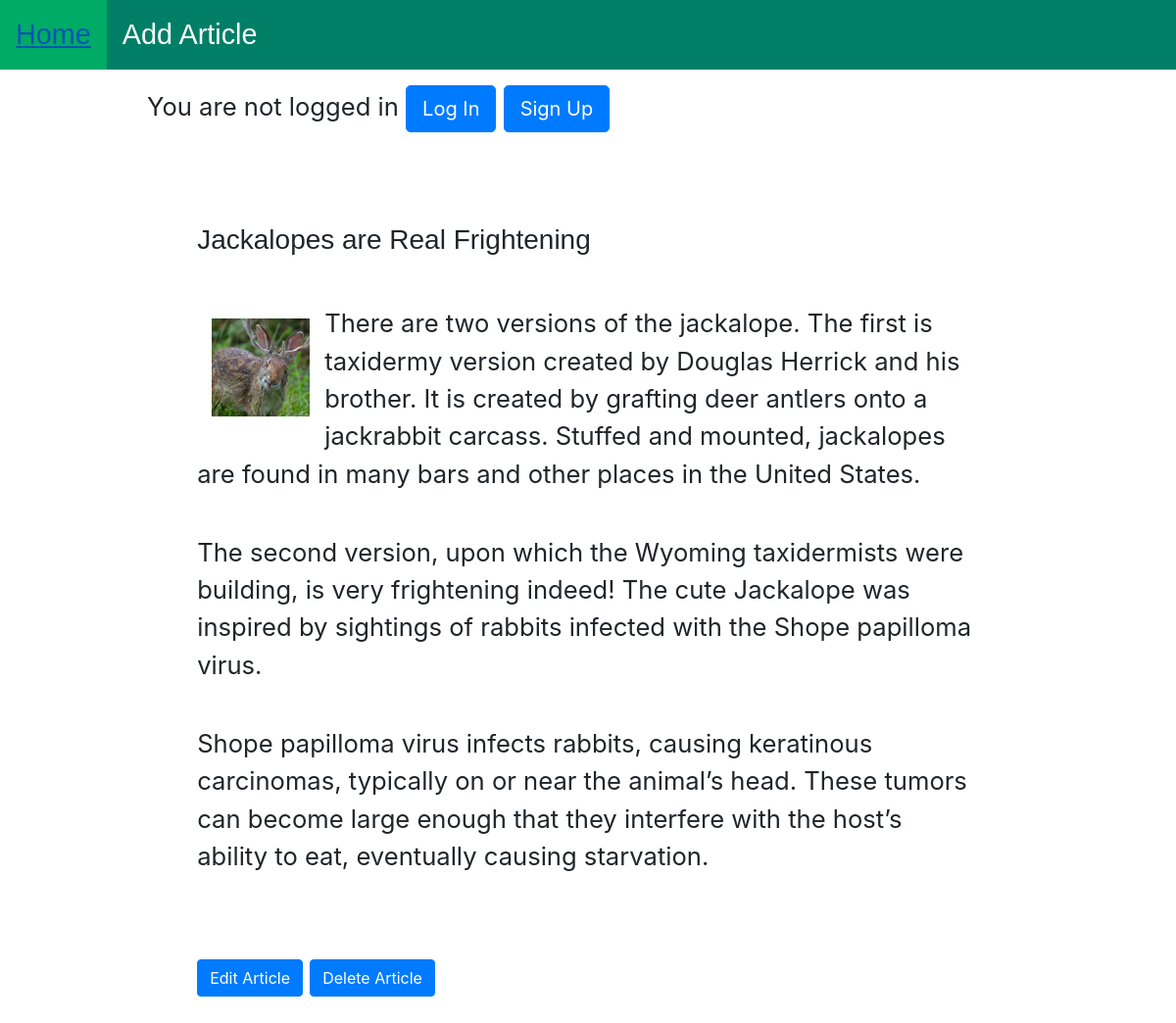
Screenshot of /article/2/ with the database file from the repository.
### articles/models.py (models this page shows, shortened)
class Article(models.Model):
    title = models.CharField(max_length=200)
    text = models.TextField()
    author = models.ForeignKey(
    'auth.User',
    on_delete = models.CASCADE,
    default = 1,
    )
    photo = models.ImageField(upload_to="gallary", default='drop-bear.png')

### articles/views.py (the view)
# urls.py: path('article/<int:pk>/', ArticleDetailView.as_view(), name='article_detail'),
class ArticleDetailView(DetailView):
    model = Article
    template_name = 'article_detail.html'

### templates/article_detail.html
{% extends 'base.html' %}
{% block content %}
<main>
  <section>
    <h3>{{ article.title }}</h3>
    <article>
      <img src="{{ article.photo.url }}" alt="{{ article.title }}" class="art-img">
      <p>{{ article.text|linebreaks }}</p>
    </article>
    <a href="{% url 'article_edit' article.pk %}" class="btn btn-primary btn-bg">Edit Article</a>
    <a href="{% url 'article_delete' article.pk %}" class="btn btn-primary btn-bg">Delete Article</a>
  </section>
</main>
{% endblock content %}

### static/css/base.css (style rules this page uses)
* { margin: 0; padding: 0; }
body { background-color: gray; font-size: 62.5%; padding: 0; margin: 0; }
main { padding: 2em; position: relative; }
p { padding: 0 0 1em 0; }
main { padding: 2em; }
.art-img { float: left; margin: 55px 15px 15px 15px; height: 100px; width: 100px; }
h3 { margin-bottom: 1em; font-family: Arial, Helvetica, sans-serif; }
a:link { text-decoration: none; }

### rows the page displays
Article: title "Jackalopes are Real Frightening", photo (picture), text "There are two versions of the jackalope. The first is taxidermy version created by Douglas Herrick and his brother. It is created by grafting deer antlers onto a jackrabbit carcass. Stuffed and mounted, jackalopes are found in many bars and other places in the United States. The second version, upon which the Wyoming taxidermists were building, is very frightening indeed! The cute Jackalope was inspired by sightings of rabbits infected with the Shope papilloma virus. Shope papilloma virus infects rabbits, causing keratinous carcinomas, typically on or near the animal’s head. These tumors can become large enough that they interfere with the host’s ability to eat, eventually causing…"
